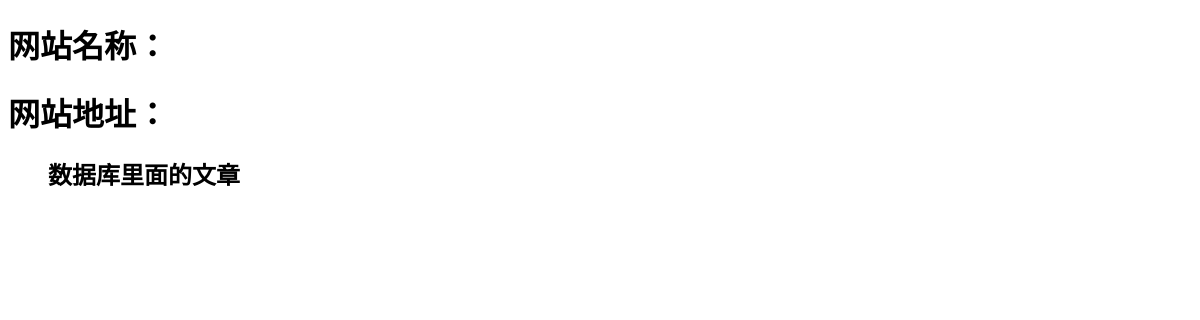
Before: / with the older database file.
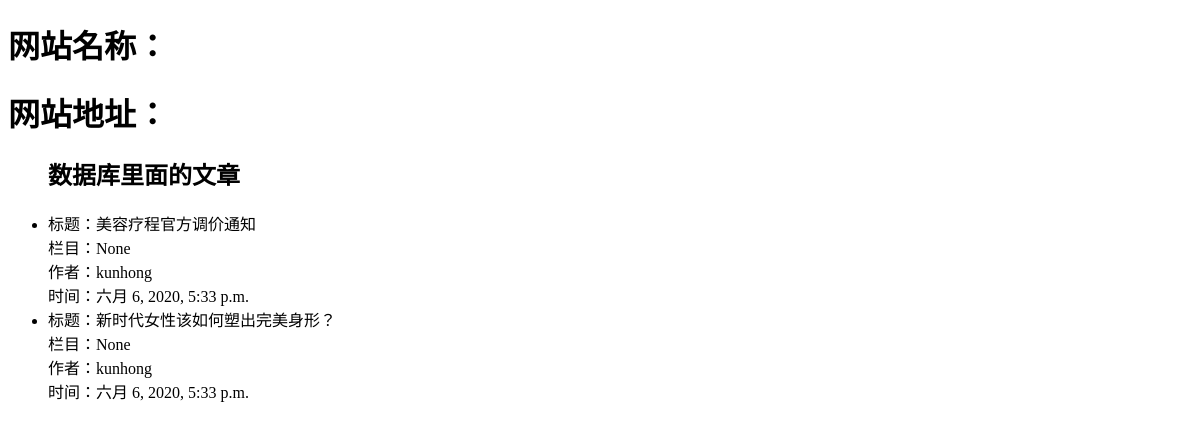
After: the same page with the newer database file.
### blog/models.py (models this page shows, shortened)
class Article(models.Model):
    title = models.CharField('文章标题', max_length=70)
    excerpt = models.TextField('摘要', max_length=200, blank=True)
    category = models.ForeignKey(Category, on_delete=models.DO_NOTHING, verbose_name='分类', blank=True, null=True)
    tags = models.ManyToManyField(Tag, verbose_name='标签', blank=True)
    img = models.ImageField(upload_to='article_img/%Y/%m/%d/', verbose_name='文章图片', blank=True, null=True)
    body = UEditorField('内容', width=800, height=500, toolbars="full", imagePath="upimg/", filePath="upfile/", upload_settings={"imageMaxSize": 1204000},
                        settings={}, command=None, blank=True)
    """
             文章作者，这里User是从django.contrib.auth.models导入的。
             这里我们通过 ForeignKey 把文章和 User 关联了起来。
    """
    user = models.ForeignKey(User, on_delete=models.CASCADE, verbose_name='作者')
    views = models.PositiveIntegerField('阅读量', default=0)
    tui = models.ForeignKey(Tui, on_delete=models.DO_NOTHING, verbose_name='推荐位', blank=True, null=True)
    created_time = models.DateTimeField('发布时间', auto_now_add=True)
    modified_time = models.DateTimeField('修改时间', auto_now=True)
    class Meta:
        verbose_name = '文章'
        verbose_name_plural = verbose_name

### blog/views.py (the view)
# urls.py: path('', views.index),
def index(request):
    allarticle = Article.objects.all()
    context = { 'allarticle' : allarticle,}
    return render(request, 'index.html', context)

### templates/index.html (shortened to what this page needs)
<!DOCTYPE html>
<html lang="en">
<head>
</head>
<h1>网站名称：{{ sitename }}</h1>
<h1>网站地址： {{ url }}</h1>
<ul>
<h2>数据库里面的文章</h2>
    {% for article in allarticle %}
    <li>    标题：{{ article.title }}<br />
            栏目：{{ article.category }}<br />
            作者：{{ article.user }}<br />
            时间：{{ article.created_time }}<br /></li>
    {% endfor %}
</ul>
</body>
</html>

Changed rows visible on the page:
added Article: title "美容疗程官方调价通知", category "None", user "kunhong", created_time "六月 6, 2020, 5:33 p.m."
added Article: title "新时代女性该如何塑出完美身形？", category "None", user "kunhong", created_time "六月 6, 2020, 5:33 p.m."
